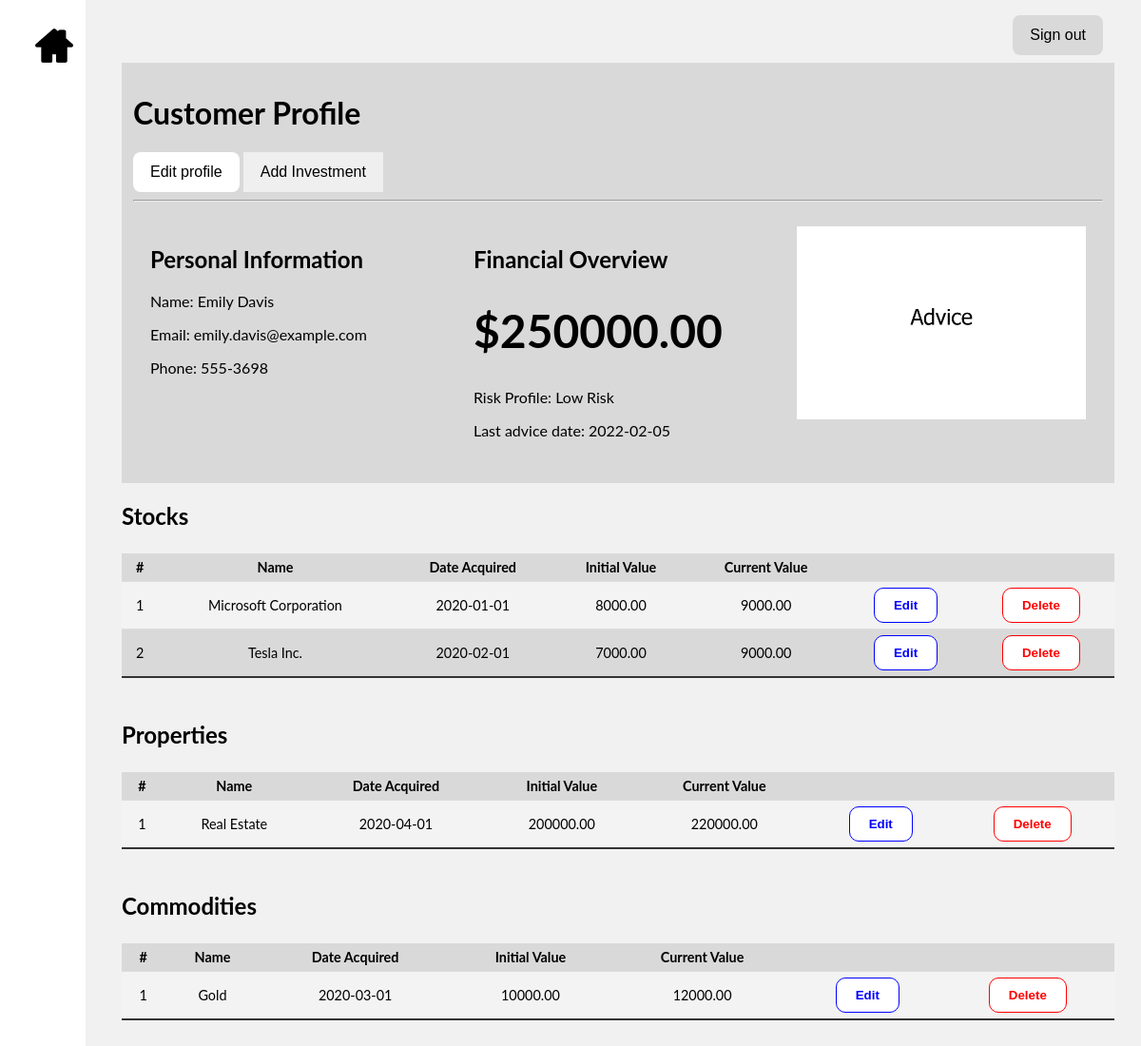
The page /app/customers.php?id=6 on the database its author committed.
### tables this page shows
CREATE TABLE IF NOT EXISTS customer(
    customer_id INT NOT NULL AUTO_INCREMENT PRIMARY KEY,
    first_name VARCHAR(50) NOT NULL,
    last_name VARCHAR(50) NOT NULL,
    email VARCHAR(100) NOT NULL,
    phone_number VARCHAR(20),
    risk_profile VARCHAR(20) NOT NULL,
    portfolio_assessed BOOLEAN NOT NULL,
    advice_description VARCHAR(255),
    advice_date DATE
);

CREATE TABLE IF NOT EXISTS investment (
  investment_id INT AUTO_INCREMENT PRIMARY KEY,
  customer_id INT NOT NULL,
  asset_name VARCHAR(255) NOT NULL,
  asset_type VARCHAR(50) NOT NULL,
  date_acquired DATE,
  asset_initial_value DECIMAL(15, 2) NOT NULL,
  asset_current_value DECIMAL(15, 2) NOT NULL,
  FOREIGN KEY (customer_id) REFERENCES customer(customer_id) ON DELETE CASCADE
);

### app/customers.php (the view, shortened to what this page needs)
<?php
$servername = "localhost";
$username = "root";
$dbname = "myDB";
$customer_id = $_GET["id"];
$conn = new mysqli($servername, $username, null, $dbname);
$customer_sql = "SELECT * FROM customer WHERE customer_id = $customer_id";
$result = $conn->query($customer_sql);
$customer = NULL;
if ($result->num_rows) {
  $customer = $result->fetch_assoc();
} else {
  echo "No customer found for that ID";
  die();
}
$assets_sql = "SELECT * FROM investment WHERE customer_id = $customer_id";
$assets = [];
$result = $conn->query($assets_sql);
if ($result->num_rows) {
  for ($i = 0; $i < $result->num_rows; $i++) {
    if ($row = $result->fetch_assoc()) {
      $assets[$i] = $row;
    }
  }
}
$stocks = [];
$commodities = [];
$properties = [];
$portfolio_value = 0.00;
foreach($assets as $asset) {
  if ($asset["asset_type"] == "Stocks"){
    $stocks[] = $asset;
  }
  if ($asset["asset_type"] == "Property"){
    $properties[] = $asset;
  }
  if ($asset["asset_type"] == "Commodities"){
    $commodities[] = $asset;
  }
  $portfolio_value += $asset["asset_current_value"];
}
?>
<!DOCTYPE html>
<html>
<head>
  <link rel="stylesheet" href="assets/css/customers.css">
</head>
<body>
<div id="mySidenav" class="sidenav">
  <a href="."><img src="assets\images\homeicon.png" alt="Home" style="width:40px;height:40px;"></a>
</div>
  <div id="myTopnav" class="topnav">
    <button class="button buttonSignout">Sign out</button>
  </div>
  <div class="main">
    <div id="myCustomerProfile" class="customerprofile">
      <h1>Customer Profile</h1>
      <button class="button buttonEdit">Edit profile</button>
      <button class="button buttonAdd" onclick='openAddForm()'>Add Investment</button>
      <hr>
      <div class="row">
        <div class="columnThree">
          <h2>Personal Information</h2>
          <p>Name: <?php echo $customer["first_name"] . " " . $customer["last_name"] ?></p>
          <p>Email: <?php echo $customer["email"] ?></p>
          <p>Phone: <?php echo $customer["phone_number"] ?></p>
        </div>
        <div class="columnThree">
          <h2>Financial Overview</h2>
          <h1 style="font-size:48px;">$<?php echo sprintf("%0.2f",$portfolio_value); ?> </h1>
          <p>Risk Profile: <?php echo $customer["risk_profile"] ?></p>
          <p>Last advice date: <?php echo $customer["advice_date"] ?></p>
        </div>
        <div class="columnThree">
          <img src="assets\images\adviceplaceholder.png" alt="Advice graph" style="max-width:100%;height:auto;">
        </div>
      </div>
    </div>
    <div class="investmentTable">
      <h2>Stocks</h2>
      <table class="styled-table" style="width:100%">
        <tr>
          <th>#</th>
          <th>Name</th>
          <th>Date Acquired</th>
          <th>Initial Value</th>
          <th>Current Value</th>
          <th></th>
        </tr>
        <?php
        foreach ($stocks as $key => $asset) {
          echo "<tr>";
          echo "<td>" . $key + 1 . "</td>";
          echo "<td>" . $asset["asset_name"] . "</td>";
          echo "<td>" . $asset["date_acquired"] . "</td>";
          echo "<td>" . $asset["asset_initial_value"] . "</td>";
          echo "<td>" . $asset["asset_current_value"] . "</td>";
          echo "<td><button id='edit-btn' type='submit' onclick='openEditForm()'>Edit</button></td>";
          echo "<td><button id='delete-btn' type='submit' onclick='openDeleteConfirmation({$asset['investment_id']})'>Delete</button></td>";
          echo "</tr>";
        }
        ?>
      </table>
    </div>
    <div class="investmentTable">
      <h2>Properties</h2>
      <table class="styled-table" style="width:100%">
        <tr>
          <th>#</th>
          <th>Name</th>
          <th>Date Acquired</th>
          <th>Initial Value</th>
          <th>Current Value</th>
          <th></th>
        </tr>
        <?php
        foreach ($properties as $key => $asset) {
          echo "<tr>";
          echo "<td>" . $key + 1 . "</td>";
          echo "<td>" . $asset["asset_name"] . "</td>";
          echo "<td>" . $asset["date_acquired"] . "</td>";
          echo "<td>" . $asset["asset_initial_value"] . "</td>";
          echo "<td>" . $asset["asset_current_value"] . "</td>";
          echo "<td><button id='edit-btn' type='submit' onclick='openEditForm()'>Edit</button></td>";
          echo "<td><button id='delete-btn' type='submit' onclick='openDeleteConfirmation({$asset['investment_id']})'>Delete</button></td>";
          echo "</tr>";
        }
        ?>
      </table>
    </div>
    <div class="investmentTable">
      <h2>Commodities</h2>
      <table class="styled-table" style="width:100%">
        <tr>
          <th>#</th>
          <th>Name</th>
          <th>Date Acquired</th>
          <th>Initial Value</th>
          <th>Current Value</th>
          <th></th>
        </tr>
        <?php
        foreach ($commodities as $key => $asset) {
          echo "<tr>";
          echo "<td>" . $key + 1 . "</td>";
          echo "<td>" . $asset["asset_name"] . "</td>";
          echo "<td>" . $asset["date_acquired"] . "</td>";
          echo "<td>" . $asset["asset_initial_value"] . "</td>";
          echo "<td>" . $asset["asset_current_value"] . "</td>";
          echo "<td><button id='edit-btn' type='submit' onclick='openEditForm()'>Edit</button></td>";
          echo "<td><button id='delete-btn' type='submit' onclick='openDeleteConfirmation({$asset['investment_id']})'>Delete</button></td>";
          echo "</tr>";
        }
        ?>
      </table>
    </div>
  </div>
</body>
</html>

### app/assets/css/customers.css (style rules this page uses)
* { box-sizing: border-box; }
body { background-color: #F1F1F1; font-family: "Lato", sans-serif; }
.main { margin-left: 120px; margin-right: 20px; display: flex; flex-direction: column; }
.sidenav { height: 100%; width: 90px; position: fixed; vertical-align: middle; text-align: center; z-index: 1; top: 0; left: 0; background-color: #FFFFFF; overflow-x: hidden; padding-top: 20px; }
.sidenav a { padding: 8px 8px 8px 32px; text-decoration: none; font-size: 25px; color: #818181; display: block; transition: 0.3s; }
.topnav { padding: 8px 32px 8px 8px; text-align: right; background-color: #F1F1F1; overflow: hidden; }
.customerprofile { padding: 12px 12px 12px 12px; background-color: #D9D9D9; }
.columnThree { float: left; width: 33.33%; padding: 18px; }
.investmentTable { width: 100%; }
.row:after { content: ""; display: table; clear: both; }
.button { border: none; color: black; padding: 12px 18px 12px 18px; text-align: center; text-decoration: none; display: inline-block; font-size: 16px; cursor: pointer; }
.buttonSignout { background-color: #D9D9D9; border-radius: 8px; }
.buttonEdit { background-color: #FFFFFF; border-radius: 8px; }
.styled-table { background-color: #D9D9D9; border-collapse: collapse; margin: 25px 0; font-size: 0.9em; min-width: 400px; }
.styled-table th, .styled-table td { padding: 6px 8px; text-align: center; }
.styled-table tbody tr { border-bottom: 1px solid #dddddd; }
.styled-table tbody tr:nth-of-type(even) { background-color: #f3f3f3; }
.styled-table tbody tr:last-of-type { border-bottom: 2px solid #333; }
#edit-btn { padding: 10px 20px; border: 1px solid blue; color: blue; background-color: white; border-radius: 10px; font-weight: 800; transition: all 0.1s; cursor: pointer; }
#delete-btn { padding: 10px 20px; border: 1px solid red; color: red; background-color: white; border-radius: 10px; font-weight: 800; transition: all 0.1s; cursor: pointer; }

### rows shown on the page
customer: first_name "Emily", last_name "Davis", email "emily.davis@example.com", phone_number "555-3698", risk_profile "Low Risk", advice_date "2022-02-05"
investment: asset_name "Microsoft Corporation", date_acquired "2020-01-01", asset_initial_value "8000.00", asset_current_value "9000.00"
investment: asset_name "Tesla Inc.", date_acquired "2020-02-01", asset_initial_value "7000.00", asset_current_value "9000.00"
investment: asset_name "Real Estate", date_acquired "2020-04-01", asset_initial_value "200000.00", asset_current_value "220000.00"
investment: asset_name "Gold", date_acquired "2020-03-01", asset_initial_value "10000.00", asset_current_value "12000.00"

### other values the page prints
$portfolio_value "250000.00"
